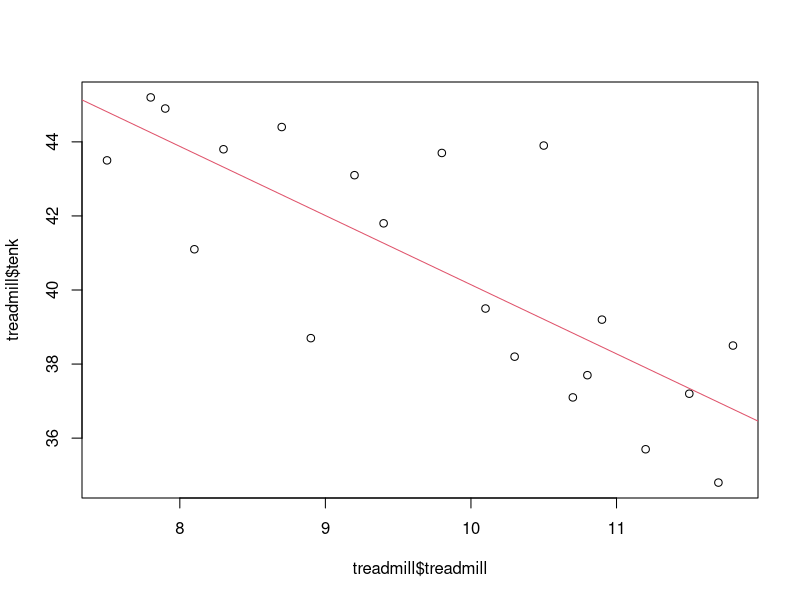

Write the R code that produced this figure.

## ST 512
## Homework 1
## Brian Higginbotham

## 11.22

treadmill <- read.table(file="data/fitness.txt", header=TRUE)
treadmill

# a
plot(treadmill$treadmill, treadmill$tenk)

# b
slr_tread <- lm(tenk ~ treadmill, data=treadmill)
abline(slr_tread, col=2)
summary(slr_tread)

# c
# y_hat = 58.8158 -1.8673(x_i)

## 11.23
#a
#Residual Standard Error = sqrt(residual variance)
RSE <- 2.102 # from slr_tread summary
#estimated residual variance:
RSE**2

#b
# estimate the standard error for b_hat_1
# 0.3462 - summary output

#c
# place a 95% CI on b_hat_1
confint(slr_tread, 'treadmill', level=0.90)

#d
# hypothesis test that there is a linear relationship between treadmill time and 10K time
# Pr(>|t|) for 'treadmill' from summary output
# 3.99e-05 - near zero percent chance of the null hypothesis (b_hat_1 = 0) occuring for the t value 
# -5.393 in the student t-distribution. Reject H_0 - conclude there is a linear relationship between 
# treadmill time and 10K time